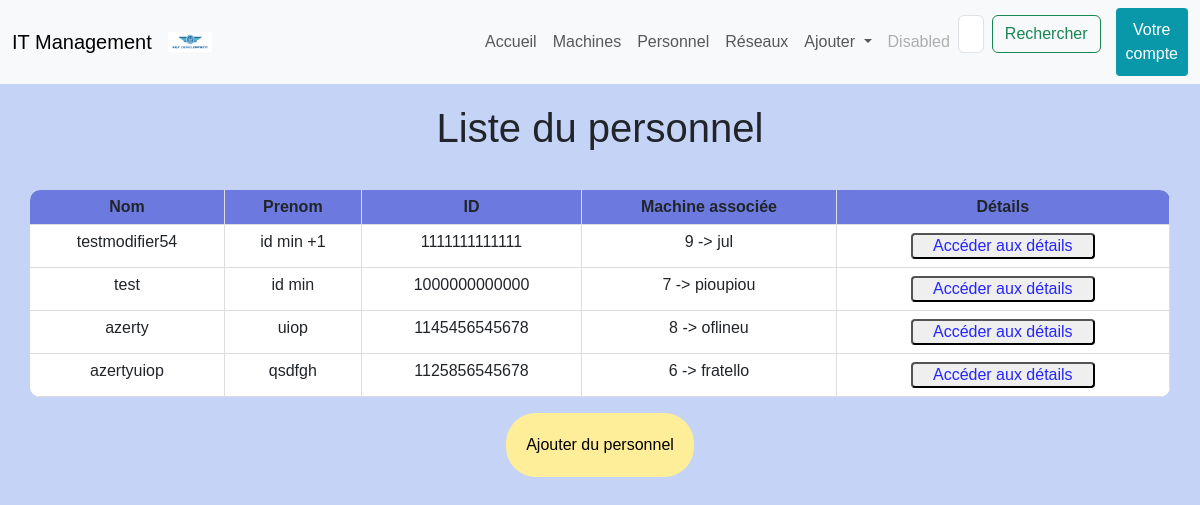
Before: /personnel/ with the older database file.
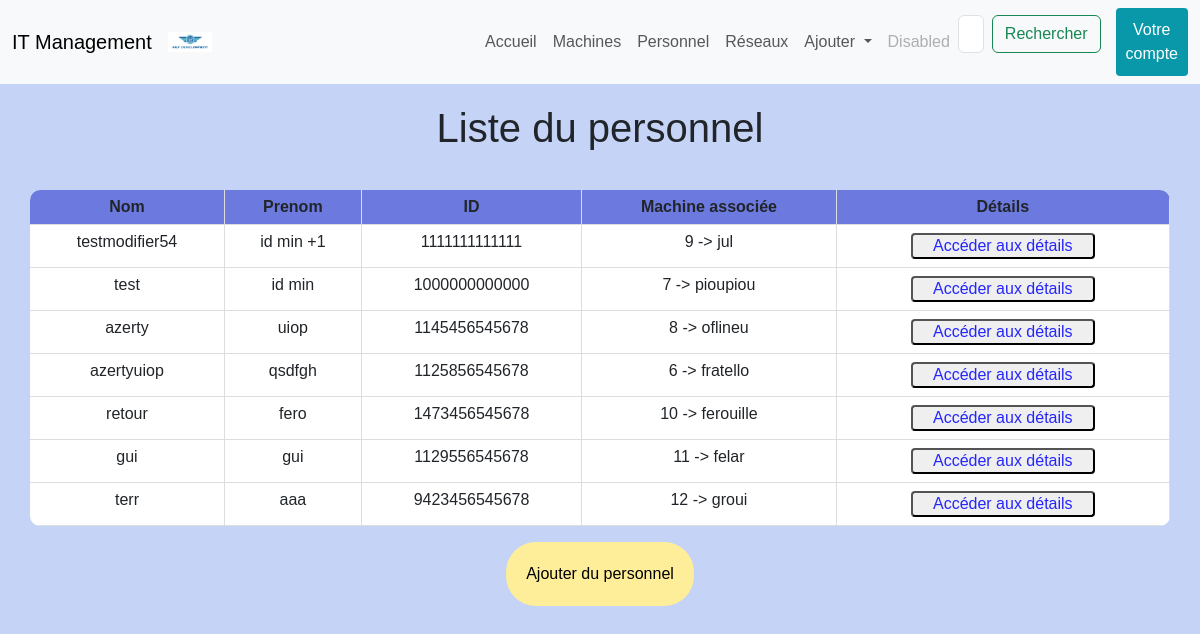
After: the same page with the newer database file.
### projetApp/models.py (models this page shows, shortened)
class Personnel(models.Model):
	id = models.PositiveIntegerField(
		primary_key = True,
		editable = True,
		validators=[MinValueValidator(1000000000000) , MaxValueValidator(9999999999999)],
		unique = True,
	)
	nom = models.CharField(
		max_length = 30
	)
	prenom = models.CharField(
		max_length = 30
	)
	machine_assoc = models.OneToOneField(Machine, on_delete=models.CASCADE)
	mail = models.EmailField(blank = True) # max_lenght = 46 car le fomat est 'nom@it.management.fr' donc 30 + 16

class Machine(models.Model):
	TYPE = {
		('PC', ('PC - Windows')),
		('Mac', ('Mac - MacOS')),
		('Serveur', ('Serveur')),
		('Switch', ('Switch')),
		('Routeur', ('Routeur')),
	}
	ETAT = {
		('Online', ('Online')),
		('Offline', ('Offline')),
	}
	id = models.AutoField(
			primary_key =  True,
			editable = False,
			unique = True)
	nom = models.CharField(
		max_length = 15)
	adresse_ip = models.CharField(max_length=15, validators=[validate_ipv4_address])
	masque = models.CharField(max_length= 15, validators=[validate_ipv4_address])
	reseau_assoc = models.ForeignKey(Reseau, on_delete=models.CASCADE)
	maintenance_date = models.DateTimeField(default=timezone.now)
	mach = models.CharField(max_length = 32, choices = TYPE, default = 'PC')
	etat = models.CharField(max_length = 32, choices = ETAT, default = 'Offline')
	def __str__(self):
		return str(self.id) + " -> " + self.nom

### projetApp/views.py (the view)
# urls.py: path('personnel/' , views.liste_personnel_view , name = 'personnel'),
def liste_personnel_view(request):
    personnel = Personnel.objects.all()
    return render(request , 'templates/html/liste_personnel.html' , {'personnel' : personnel})

### projetApp/templates/html/liste_personnel.html (shortened to what this page needs)
{% extends "index.html" %}
{% block content %}
    <h1>Liste du personnel</h1>
    {% if personnel %}
    <div class="tableau">
        <table class="table">
            <thead>
                <tr>
                    <th>Nom</th>
                    <th>Prenom</th>
                    <th>ID</th>
                    <th>Machine associée</th>
                    <th>Détails</th>
                </tr>
            </thead>
            <tbody>
                {% for personnel in personnel %}
                <tr>
                    <td></a>{{ personnel.nom }}</td>
                    <td>{{ personnel.prenom }}</td>
                    <td>{{ personnel.id }}</td>
                    <td>{{ personnel.machine_assoc }}</td>
                    <td><a href="{% url 'detail_personnel' personnel.id %}"><button class="button_detail">Accéder aux détails</button></a></td>
                </tr>
                {% endfor %}
            </tbody>
        </table>
    </div>
    {% else %}
        <p>Il n'y a pas de personnel.</p>
    {% endif %}
    <div class="li_button">
        <a href="{% url 'ajout_personnel'%}"><button class="button_ajout">Ajouter du personnel</button></a>
    </div>
{% endblock %}

Changed rows visible on the page:
added Personnel: nom "retour", prenom "fero", id "1473456545678", machine_assoc "10 -> ferouille"
added Personnel: nom "gui", prenom "gui", id "1129556545678", machine_assoc "11 -> felar"
added Personnel: nom "terr", prenom "aaa", id "9423456545678", machine_assoc "12 -> groui"
